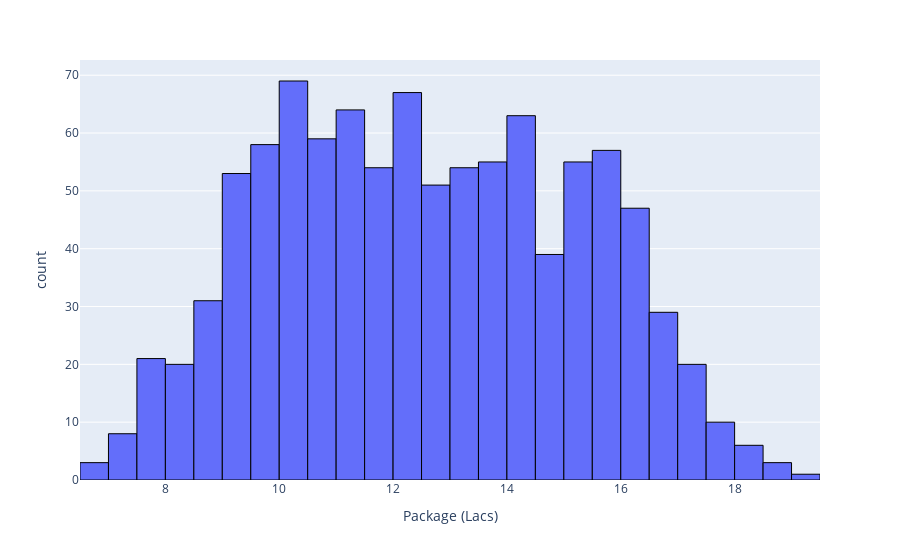

Write notebook code for a chart like this one.
### Code cell
fig = px.histogram(df, x='Package (Lacs)')
fig.update_traces(marker_line_color="black", marker_line_width=1)
fig.show()

### Figure 1 — Plotly figure (JSON) as saved in the notebook; plotly's stock layout.template omitted (floating-point values rounded to 4 significant figures; data arrays with more than 128 entries replaced by an {"elided": "..."} marker saying what was removed)
{"data": [{"alignmentgroup": "True", "bingroup": "x", "hovertemplate": "Package (Lacs)=%{x}<br>count=%{y}<extra></extra>", "legendgroup": "", "marker": {"color": "#636efa", "line": {"color": "black", "width": 1}, "pattern": {"shape": ""}}, "name": "", "offsetgroup": "", "orientation": "v", "showlegend": false, "type": "histogram", "x": {"elided": "997 float values"}, "xaxis": "x", "yaxis": "y"}], "layout": {"barmode": "relative", "legend": {"tracegroupgap": 0}, "margin": {"t": 60}, "xaxis": {"anchor": "y", "domain": [0, 1], "title": {"text": "Package (Lacs)"}}, "yaxis": {"anchor": "x", "domain": [0, 1], "title": {"text": "count"}}}}
